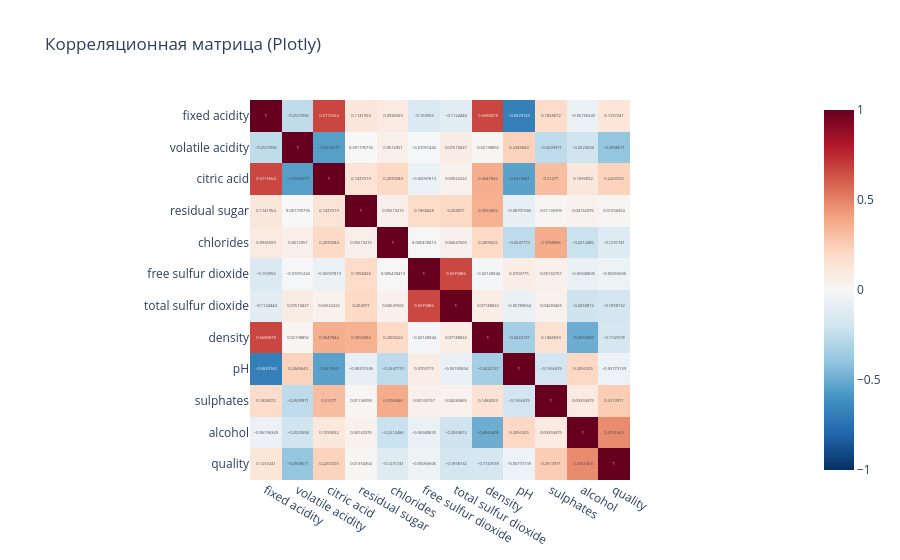

Notebook code cell kept with this figure:
### Code cell
fig = px.imshow(corr, text_auto=True, color_continuous_scale='RdBu_r',
                zmin=-1, zmax=1, title='Корреляционная матрица (Plotly)')
fig.show()

### Figure 1 — Plotly figure (JSON) as saved in the notebook; plotly's stock layout.template omitted (floating-point values rounded to 4 significant figures; data arrays with more than 128 entries replaced by an {"elided": "..."} marker saying what was removed)
{"data": [{"coloraxis": "coloraxis", "hovertemplate": "x: %{x}<br>y: %{y}<br>color: %{z}<extra></extra>", "name": "0", "texttemplate": "%{z}", "type": "heatmap", "x": ["fixed acidity", "volatile acidity", "citric acid", "residual sugar", "chlorides", "free sulfur dioxide", "total sulfur dioxide", "density", "pH", "sulphates", "alcohol", "quality"], "xaxis": "x", "y": ["fixed acidity", "volatile acidity", "citric acid", "residual sugar", "chlorides", "free sulfur dioxide", "total sulfur dioxide", "density", "pH", "sulphates", "alcohol", "quality"], "yaxis": "y", "z": {"elided": "12x12 float values"}}], "layout": {"coloraxis": {"cmax": 1, "cmin": -1, "colorscale": [[0, "rgb(5,48,97)"], [0.1, "rgb(33,102,172)"], [0.2, "rgb(67,147,195)"], [0.3, "rgb(146,197,222)"], [0.4, "rgb(209,229,240)"], [0.5, "rgb(247,247,247)"], [0.6, "rgb(253,219,199)"], [0.7, "rgb(244,165,130)"], [0.8, "rgb(214,96,77)"], [0.9, "rgb(178,24,43)"], [1, "rgb(103,0,31)"]]}, "title": {"text": "Корреляционная матрица (Plotly)"}, "xaxis": {"anchor": "y", "constrain": "domain", "domain": [0, 1], "scaleanchor": "y"}, "yaxis": {"anchor": "x", "autorange": "reversed", "constrain": "domain", "domain": [0, 1]}}}
